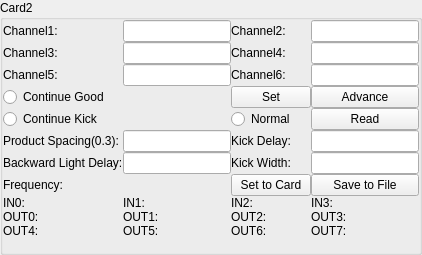
             <widget class="QGroupBox" name="gbxCard2">
              <property name="title">
               <string>Card2</string>
              </property>
              <layout class="QVBoxLayout" name="verticalLayout_3">
               <property name="spacing">
                <number>0</number>
               </property>
               <property name="margin">
                <number>0</number>
               </property>
               <item>
                <layout class="QGridLayout" name="gridLayout_16">
                 <item row="6" column="1">
                  <widget class="QLineEdit" name="Distance1to4_2">
                   <property name="sizePolicy">
                    <sizepolicy hsizetype="Preferred" vsizetype="Preferred">
                     <horstretch>0</horstretch>
                     <verstretch>0</verstretch>
                    </sizepolicy>
                   </property>
                   <property name="maximumSize">
                    <size>
                     <width>16777215</width>
                     <height>16777215</height>
                    </size>
                   </property>
                  </widget>
                 </item>
                 <item row="2" column="0">
                  <widget class="QLabel" name="label_13">
                   <property name="sizePolicy">
                    <sizepolicy hsizetype="Preferred" vsizetype="Preferred">
                     <horstretch>0</horstretch>
                     <verstretch>0</verstretch>
                    </sizepolicy>
                   </property>
                   <property name="text">
                    <string>Channel3:</string>
                   </property>
                  </widget>
                 </item>
                 <item row="7" column="2">
                  <widget class="QLabel" name="label_22">
                   <property name="sizePolicy">
                    <sizepolicy hsizetype="Preferred" vsizetype="Preferred">
                     <horstretch>0</horstretch>
                     <verstretch>0</verstretch>
                    </sizepolicy>
                   </property>
                   <property name="text">
                    <string>Kick Width:</string>
                   </property>
                  </widget>
                 </item>
                 <item row="3" column="1">
                  <widget class="QLineEdit" name="Delay5_2">
                   <property name="sizePolicy">
                    <sizepolicy hsizetype="Preferred" vsizetype="Preferred">
                     <horstretch>0</horstretch>
                     <verstretch>0</verstretch>
                    </sizepolicy>
                   </property>
                  </widget>
                 </item>
                 <item row="5" column="3">
                  <widget class="QPushButton" name="read_2">
                   <property name="sizePolicy">
                    <sizepolicy hsizetype="Preferred" vsizetype="Preferred">
                     <horstretch>0</horstretch>
                     <verstretch>0</verstretch>
                    </sizepolicy>
                   </property>
                   <property name="text">
                    <string>Read</string>
                   </property>
                  </widget>
                 </item>
                 <item row="12" column="0">
                  <widget class="QLabel" name="label_OUT4_2">
                   <property name="text">
                    <string>OUT4:</string>
                   </property>
                  </widget>
                 </item>
                 <item row="7" column="0">
                  <widget class="QLabel" name="label_14">
                   <property name="text">
                    <string>Backward Light Delay:</string>
                   </property>
                  </widget>
                 </item>
                 <item row="7" column="3">
                  <widget class="QLineEdit" name="KickWidth_2">
                   <property name="sizePolicy">
                    <sizepolicy hsizetype="Preferred" vsizetype="Preferred">
                     <horstretch>0</horstretch>
                     <verstretch>0</verstretch>
                    </sizepolicy>
                   </property>
                  </widget>
                 </item>
                 <item row="6" column="2">
                  <widget class="QLabel" name="label_21">
                   <property name="text">
                    <string>Kick Delay:</string>
                   </property>
                  </widget>
                 </item>
                 <item row="4" column="3">
                  <widget class="QPushButton" name="advance1_2">
                   <property name="sizePolicy">
                    <sizepolicy hsizetype="Preferred" vsizetype="Preferred">
                     <horstretch>0</horstretch>
                     <verstretch>0</verstretch>
                    </sizepolicy>
                   </property>
                   <property name="text">
                    <string>Advance</string>
                   </property>
                  </widget>
                 </item>
                 <item row="11" column="0">
                  <widget class="QLabel" name="label_OUT0_2">
                   <property name="text">
                    <string>OUT0:</string>
                   </property>
                  </widget>
                 </item>
                 <item row="10" column="1">
                  <widget class="QLabel" name="label_IN1_2">
                   <property name="text">
                    <string>IN1:</string>
                   </property>
                  </widget>
                 </item>
                 <item row="3" column="2">
                  <widget class="QLabel" name="label_12">
                   <property name="text">
                    <string>Channel6:</string>
                   </property>
                  </widget>
                 </item>
                 <item row="2" column="2">
                  <widget class="QLabel" name="label_17">
                   <property name="text">
                    <string>Channel4:</string>
                   </property>
                  </widget>
                 </item>
                 <item row="6" column="3">
                  <widget class="QLineEdit" name="KickDelay_2">
                   <property name="sizePolicy">
                    <sizepolicy hsizetype="Preferred" vsizetype="Preferred">
                     <horstretch>0</horstretch>
                     <verstretch>0</verstretch>
                    </sizepolicy>
                   </property>
                  </widget>
                 </item>
                 <item row="2" column="1">
                  <widget class="QLineEdit" name="Delay3_2">
                   <property name="sizePolicy">
                    <sizepolicy hsizetype="Preferred" vsizetype="Preferred">
                     <horstretch>0</horstretch>
                     <verstretch>0</verstretch>
                    </sizepolicy>
                   </property>
                  </widget>
                 </item>
                 <item row="3" column="3">
                  <widget class="QLineEdit" name="Delay6_2">
                   <property name="sizePolicy">
                    <sizepolicy hsizetype="Preferred" vsizetype="Preferred">
                     <horstretch>0</horstretch>
                     <verstretch>0</verstretch>
                    </sizepolicy>
                   </property>
                  </widget>
                 </item>
                 <item row="12" column="2">
                  <widget class="QLabel" name="label_OUT6_2">
                   <property name="text">
                    <string>OUT6:</string>
                   </property>
                  </widget>
                 </item>
                 <item row="1" column="3">
                  <widget class="QLineEdit" name="Delay2_2">
                   <property name="sizePolicy">
                    <sizepolicy hsizetype="Preferred" vsizetype="Preferred">
                     <horstretch>0</horstretch>
                     <verstretch>0</verstretch>
                    </sizepolicy>
                   </property>
                  </widget>
                 </item>
                 <item row="6" column="0">
                  <widget class="QLabel" name="label_4">
                   <property name="sizePolicy">
                    <sizepolicy hsizetype="Preferred" vsizetype="Preferred">
                     <horstretch>0</horstretch>
                     <verstretch>0</verstretch>
                    </sizepolicy>
                   </property>
                   <property name="text">
                    <string>Product Spacing(0.3):</string>
                   </property>
                  </widget>
                 </item>
                 <item row="9" column="0">
                  <widget class="QLabel" name="label_frequency_2">
                   <property name="text">
                    <string>Frequency:</string>
                   </property>
                  </widget>
                 </item>
                 <item row="10" column="2">
                  <widget class="QLabel" name="label_IN2_2">
                   <property name="text">
                    <string>IN2:</string>
                   </property>
                  </widget>
                 </item>
                 <item row="10" column="0">
                  <widget class="QLabel" name="label_IN0_2">
                   <property name="text">
                    <string>IN0:</string>
                   </property>
                  </widget>
                 </item>
                 <item row="7" column="1">
                  <widget class="QLineEdit" name="lineDelay_2">
                   <property name="sizePolicy">
                    <sizepolicy hsizetype="Preferred" vsizetype="Preferred">
                     <horstretch>0</horstretch>
                     <verstretch>0</verstretch>
                    </sizepolicy>
                   </property>
                  </widget>
                 </item>
                 <item row="11" column="3">
                  <widget class="QLabel" name="label_OUT3_2">
                   <property name="text">
                    <string>OUT3:</string>
                   </property>
                  </widget>
                 </item>
                 <item row="4" column="2">
                  <widget class="QPushButton" name="pushButton_set_2">
                   <property name="text">
                    <string>Set</string>
                   </property>
                  </widget>
                 </item>
                 <item row="10" column="3">
                  <widget class="QLabel" name="label_IN3_2">
                   <property name="text">
                    <string>IN3:</string>
                   </property>
                  </widget>
                 </item>
                 <item row="12" column="1">
                  <widget class="QLabel" name="label_OUT5_2">
                   <property name="text">
                    <string>OUT5:</string>
                   </property>
                  </widget>
                 </item>
                 <item row="12" column="3">
                  <widget class="QLabel" name="label_OUT7_2">
                   <property name="text">
                    <string>OUT7:</string>
                   </property>
                  </widget>
                 </item>
                 <item row="13" column="0">
                  <widget class="QLabel" name="label_26">
                   <property name="text">
                    <string/>
                   </property>
                  </widget>
                 </item>
                 <item row="5" column="0">
                  <widget class="QRadioButton" name="radioButton_bad_2">
                   <property name="sizePolicy">
                    <sizepolicy hsizetype="Preferred" vsizetype="Preferred">
                     <horstretch>0</horstretch>
                     <verstretch>0</verstretch>
                    </sizepolicy>
                   </property>
                   <property name="text">
                    <string>Continue Kick</string>
                   </property>
                  </widget>
                 </item>
                 <item row="2" column="3">
                  <widget class="QLineEdit" name="Delay4_2">
                   <property name="sizePolicy">
                    <sizepolicy hsizetype="Preferred" vsizetype="Preferred">
                     <horstretch>0</horstretch>
                     <verstretch>0</verstretch>
                    </sizepolicy>
                   </property>
                  </widget>
                 </item>
                 <item row="1" column="0">
                  <widget class="QLabel" name="label_27">
                   <property name="sizePolicy">
                    <sizepolicy hsizetype="Preferred" vsizetype="Preferred">
                     <horstretch>0</horstretch>
                     <verstretch>0</verstretch>
                    </sizepolicy>
                   </property>
                   <property name="text">
                    <string>Channel1:</string>
                   </property>
                  </widget>
                 </item>
                 <item row="1" column="1">
                  <widget class="QLineEdit" name="Delay1_2">
                   <property name="sizePolicy">
                    <sizepolicy hsizetype="Preferred" vsizetype="Preferred">
                     <horstretch>0</horstretch>
                     <verstretch>0</verstretch>
                    </sizepolicy>
                   </property>
                  </widget>
                 </item>
                 <item row="9" column="3">
                  <widget class="QPushButton" name="settofile_2">
                   <property name="sizePolicy">
                    <sizepolicy hsizetype="Preferred" vsizetype="Preferred">
                     <horstretch>0</horstretch>
                     <verstretch>0</verstretch>
                    </sizepolicy>
                   </property>
                   <property name="text">
                    <string>Save to File</string>
                   </property>
                  </widget>
                 </item>
                 <item row="4" column="0">
                  <widget class="QRadioButton" name="radioButton_good_2">
                   <property name="sizePolicy">
                    <sizepolicy hsizetype="Preferred" vsizetype="Preferred">
                     <horstretch>0</horstretch>
                     <verstretch>0</verstretch>
                    </sizepolicy>
                   </property>
                   <property name="text">
                    <string>Continue Good</string>
                   </property>
                  </widget>
                 </item>
                 <item row="9" column="2">
                  <widget class="QPushButton" name="settocard_2">
                   <property name="sizePolicy">
                    <sizepolicy hsizetype="Preferred" vsizetype="Preferred">
                     <horstretch>0</horstretch>
                     <verstretch>0</verstretch>
                    </sizepolicy>
                   </property>
                   <property name="text">
                    <string>Set to Card</string>
                   </property>
                  </widget>
                 </item>
                 <item row="11" column="2">
                  <widget class="QLabel" name="label_OUT2_2">
                   <property name="text">
                    <string>OUT2:</string>
                   </property>
                  </widget>
                 </item>
                 <item row="3" column="0">
                  <widget class="QLabel" name="label_18">
                   <property name="text">
                    <string>Channel5:</string>
                   </property>
                  </widget>
                 </item>
                 <item row="11" column="1">
                  <widget class="QLabel" name="label_OUT1_2">
                   <property name="text">
                    <string>OUT1:</string>
                   </property>
                  </widget>
                 </item>
                 <item row="1" column="2">
                  <widget class="QLabel" name="label_32">
                   <property name="text">
                    <string>Channel2:</string>
                   </property>
                  </widget>
                 </item>
                 <item row="5" column="2">
                  <widget class="QRadioButton" name="radioButton_normal_2">
                   <property name="text">
                    <string>Normal</string>
                   </property>
                  </widget>
                 </item>
                </layout>
               </item>
              </layout>
             </widget>
